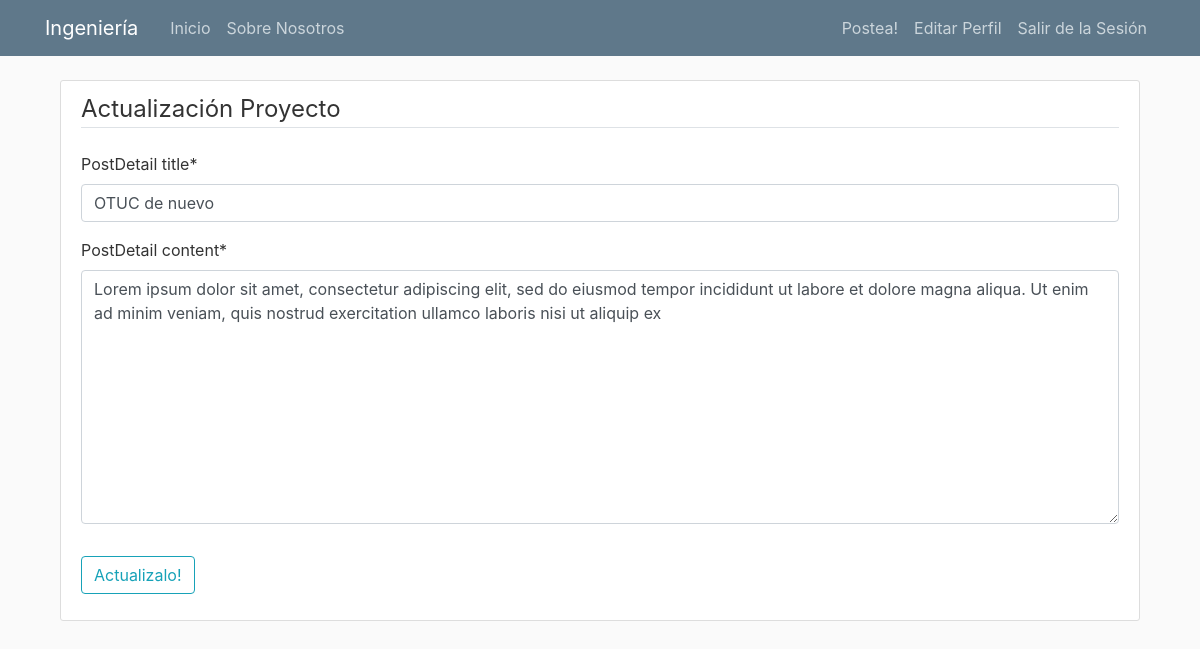
Before: /postDetail/1/update/ (signed in) with the older database file.
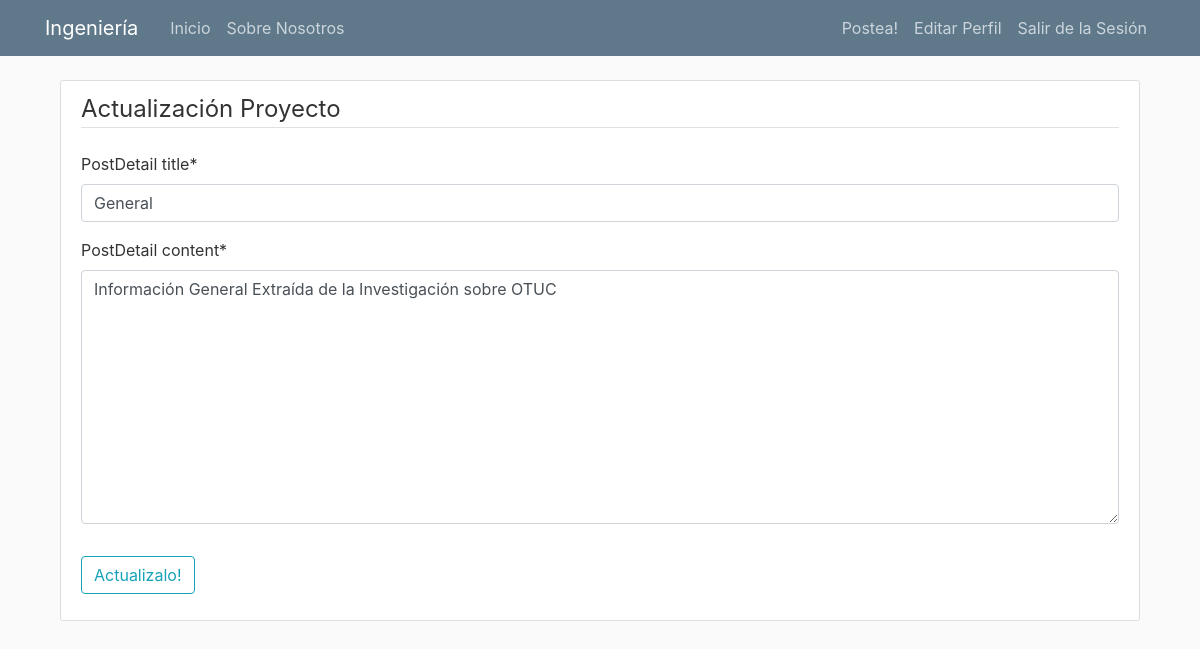
After: the same page with the newer database file.
### blog/models.py (models this page shows, shortened)
class PostDetail(models.Model):
    post = models.ForeignKey(Post, on_delete=models.CASCADE)
    postDetail_title = models.CharField(max_length=100)
    postDetail_content = models.TextField()

### blog/views.py (the view, shortened to what this page needs)
# urls.py: path('postDetail/<int:pk>/update/', PostDetailUpdateView.as_view(), name='post-detail-update'),
class PostDetailUpdateView(LoginRequiredMixin, UserPassesTestMixin, UpdateView):
    model = PostDetail
    fields = ['postDetail_title', 'postDetail_content']
    def test_func(self):
        postDetail = self.get_object()
        if self.request.user == postDetail.post.author:
            return True
        return False

### blog/templates/blog/postdetail_form.html (shortened to what this page needs)
{% extends "blog/base.html" %}
{% load crispy_forms_tags %}
{% block content %}
    <div class="content-section">
        <form method="POST">
            <fieldset class="form-group">
                <legend class="border-bottom mb-4">Actualización Proyecto</legend>
                {{ form|crispy }}
            </fieldset>
            <div class="form-group">
                <button class="btn btn-outline-info" type="submit">Actualizalo!</button>
            </div>
        </form>
    </div>
{% endblock content %}

Changed rows visible on the page:
changed PostDetail: postDetail_title "OTUC de nuevo" → "General"; postDetail_content "Lorem ipsum dolor sit amet, consectetur adipiscing elit, sed do eiusmod tempor incididunt ut labore et dolore magna aliqua. Ut enim ad minim veniam, quis nostrud exercitation ullamco laboris nisi ut aliquip ex" → "Información General Extraída de la Investigación sobre OTUC"
